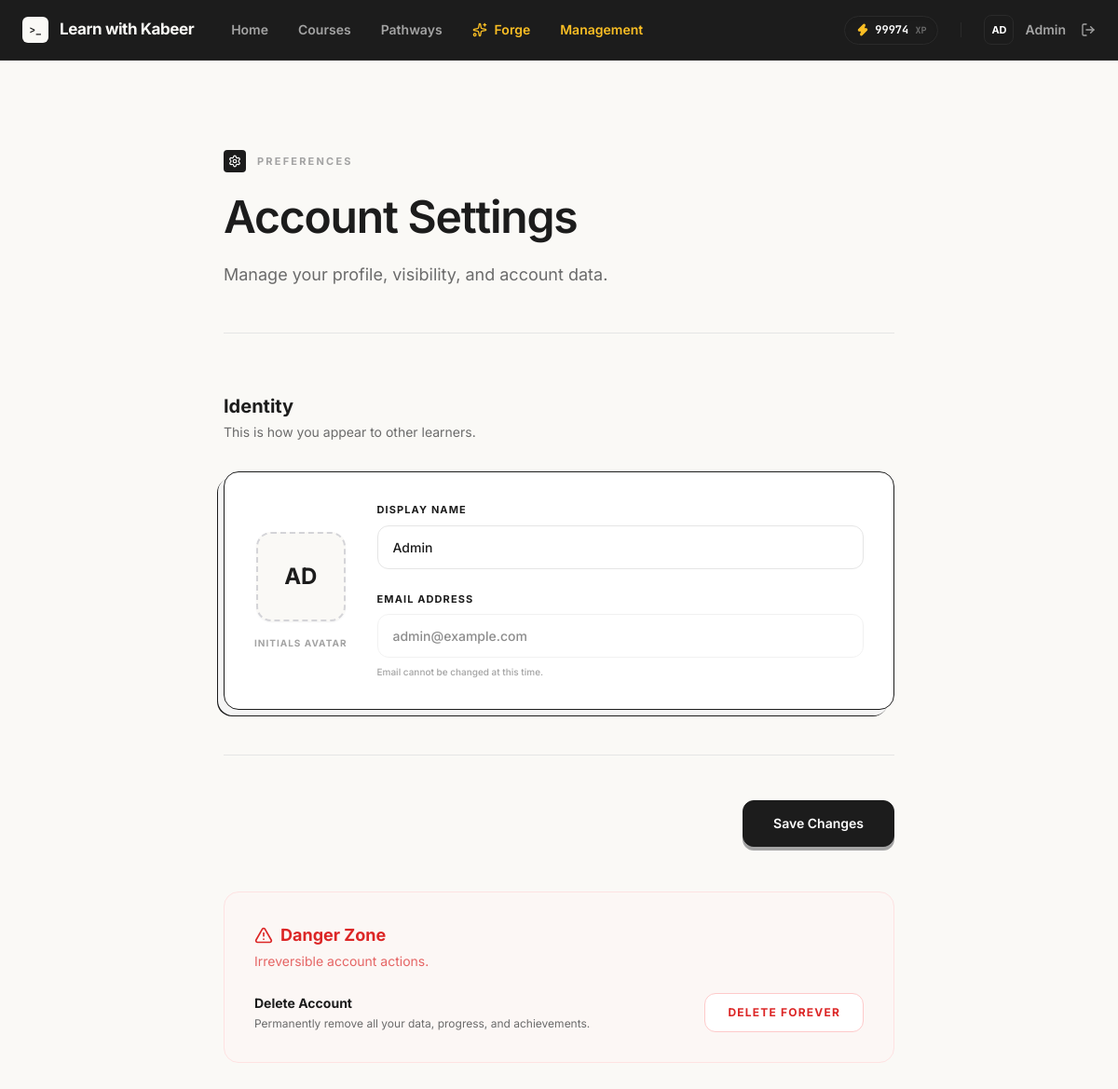
Page /settings (signed in) on the committed database.
### tables this page shows
CREATE TABLE users (
            id INTEGER PRIMARY KEY AUTOINCREMENT,
            name TEXT NOT NULL,
            email TEXT NOT NULL UNIQUE,
            password_hash TEXT NOT NULL,
            is_admin INTEGER NOT NULL DEFAULT 0,
            created_at TEXT NOT NULL DEFAULT CURRENT_TIMESTAMP,
            total_xp INTEGER NOT NULL DEFAULT 0
        , is_pro INTEGER NOT NULL DEFAULT 0);

### app.py (the view, shortened to what this page needs)
@app.route("/settings", methods=("GET", "POST"))
@login_required
def settings():
    user_stats = database.get_user_stats(g.user["id"])
    return render_template("auth/settings.html", user_stats=user_stats)

### app.py (called while the page is built)
def login_required(view):
    @wraps(view)
    def wrapped_view(**kwargs):
        if g.user is None:
            flash("Sign in to save your progress.", "info")
            return redirect(url_for("login", next=request.path))
        return view(**kwargs)
    return wrapped_view

@app.before_request
def load_logged_in_user():
    user_id = session.get("user_id")
    g.user = database.get_user_by_id(user_id) if user_id else None

@app.context_processor
def inject_template_helpers():
    return {
        "current_user": g.get("user"),
        "lesson_url": lesson_url,
    }

### database.py (called while the page is built)
def get_db():
    if "db" not in g:
        g.db = sqlite3.connect(current_app.config["DATABASE"])
        g.db.row_factory = sqlite3.Row
        g.db.execute("PRAGMA foreign_keys = ON")
    return g.db

def get_user_by_id(user_id):
    return get_db().execute("SELECT * FROM users WHERE id = ?", (user_id,)).fetchone()

def get_user_stats(user_id):
    user = get_user_by_id(user_id)
    if not user:
        return None
    return {
        "total_xp": user["total_xp"]
    }

### templates/auth/settings.html (shortened to what this page needs)
{% extends "base.html" %}
{% block content %}
<link rel="stylesheet" href="{{ url_for('static', filename='css/settings.css') }}">
<main class="flex-1 overflow-y-auto bg-[#FAF9F6] font-sans selection:bg-[#1C1C1C] selection:text-white pb-32">
    <div class="mx-auto max-w-3xl px-6 py-12 lg:py-24">
        <header class="mb-16 border-b border-[#E5E5E5] pb-12">
            <div class="flex items-center gap-3 mb-6">
                <span class="flex h-6 w-6 items-center justify-center rounded bg-[#1C1C1C] text-[10px] font-bold text-white tracking-tighter">
                    <i data-lucide="settings" class="w-3.5 h-3.5"></i>
                </span>
                <span class="text-[11px] font-bold uppercase tracking-[0.2em] text-[#A3A3A3]">Preferences</span>
            </div>
            <h1 class="text-4xl font-semibold tracking-tight text-[#1C1C1C] sm:text-5xl">
                Account Settings
            </h1>
            <p class="mt-6 text-lg text-[#6B6B6B]">
                Manage your profile, visibility, and account data.
            </p>
        </header>
        <form action="{{ url_for('settings') }}" method="POST" class="space-y-12">
            <section class="settings-section">
                <div class="mb-8">
                    <h2 class="text-xl font-bold text-[#1C1C1C]">Identity</h2>
                    <p class="text-sm text-[#6B6B6B] mt-1">This is how you appear to other learners.</p>
                </div>
                <div class="rounded-2xl border border-[#1C1C1C] bg-white p-8 shadow-[-6px_6px_0_0_#F5F5F5,-7px_7px_0_0_#1C1C1C]">
                    <div class="flex flex-col gap-8 md:flex-row md:items-center">
                        <div class="flex flex-col items-center gap-4">
                            <div class="avatar-preview shadow-sm">
                                {{ current_user.name[:2].upper() }}
                            </div>
                            <span class="text-[10px] font-bold uppercase tracking-widest text-[#A3A3A3]">Initials Avatar</span>
                        </div>
                        <div class="flex-1 space-y-6">
                            <div>
                                <label for="name" class="block text-[11px] font-bold uppercase tracking-widest text-[#1C1C1C] mb-2">Display Name</label>
                                <input type="text" name="name" id="name" value="{{ current_user.name }}" class="settings-input" required>
                            </div>
                            <div>
                                <label class="block text-[11px] font-bold uppercase tracking-widest text-[#1C1C1C] mb-2">Email Address</label>
                                <input type="email" value="{{ current_user.email }}" class="settings-input opacity-50 cursor-not-allowed" disabled>
                                <p class="mt-2 text-[10px] font-medium text-[#A3A3A3]">Email cannot be changed at this time.</p>
                            </div>
                        </div>
                    </div>
                </div>
            </section>
            <div class="flex justify-end border-t border-[#E5E5E5] pt-12">
                <button type="submit" class="flex items-center justify-center rounded-xl border border-[#1C1C1C] bg-[#1C1C1C] px-8 py-3.5 text-sm font-semibold text-white shadow-[0_4px_0_0_#A3A3A3] transition-all hover:translate-y-[2px] hover:shadow-[0_2px_0_0_#A3A3A3] active:translate-y-[4px] active:shadow-none focus:outline-none">
                    Save Changes
                </button>
            </div>
        </form>
        <section class="danger-zone settings-section mt-24">
            <div class="mb-6">
                <h2 class="text-lg font-bold text-red-600 flex items-center gap-2">
                    <i data-lucide="alert-triangle" class="w-5 h-5"></i>
                    Danger Zone
                </h2>
                <p class="text-sm text-red-600/70 mt-1">Irreversible account actions.</p>
            </div>
            <div class="flex flex-col gap-6 md:flex-row md:items-center md:justify-between">
                <div>
                    <h3 class="text-sm font-bold text-[#1C1C1C]">Delete Account</h3>
                    <p class="text-xs text-[#6B6B6B] mt-1">Permanently remove all your data, progress, and achievements.</p>
                </div>
                <form id="delete-account-form" action="{{ url_for('delete_account') }}" method="POST">
                    <button type="button" onclick="confirmDeletion()" class="rounded-xl border border-red-200 bg-white px-6 py-3 text-xs font-bold uppercase tracking-widest text-red-600 transition-all hover:bg-red-50 hover:border-red-300 active:scale-95">
                        Delete Forever
                    </button>
                </form>
            </div>
        </section>
    </div>
</main>
{% endblock %}

### templates/base.html (shortened to what this page needs)
<!DOCTYPE html>
<html lang="en">
<head>
    <script src="https://cdn.tailwindcss.com?plugins=typography"></script>
</head>
<body class="h-screen overflow-hidden bg-gray-50 text-gray-900 font-sans antialiased flex flex-col">
    <nav class="sticky top-0 z-50 flex-none border-b border-[#2A2A2A] bg-[#1C1C1C] px-6 transition-all duration-300">
        <div class="mx-auto flex h-16 max-w-6xl items-center justify-between">
            <div class="flex items-center gap-10">
                <a href="/" class="flex items-center gap-3 group" aria-label="Learn with Kabeer home">
                    <div class="flex h-7 w-7 items-center justify-center rounded-[6px] bg-[#FAF9F6] font-mono text-[11px] font-bold text-[#1C1C1C] transition-transform duration-200 group-hover:scale-105">
                        &gt;_
                    </div>
                    <span class="font-sans text-[17px] font-bold tracking-tight text-[#FAF9F6]">Learn with Kabeer</span>
                </a>
                <div class="hidden items-center gap-8 text-sm font-semibold text-[#A3A3A3] md:flex">
                    {% if current_user %}
                        <a href="{{ url_for('home') }}" class="transition-colors hover:text-[#FAF9F6] {% if request.endpoint == 'home' %}text-[#FAF9F6]{% endif %}">Home</a>
                        <a href="{{ url_for('courses') }}" class="transition-colors hover:text-[#FAF9F6] {% if request.endpoint == 'courses' %}text-[#FAF9F6]{% endif %}">Courses</a>
                        <a href="{{ url_for('career_paths') }}" class="transition-colors hover:text-[#FAF9F6] {% if request.endpoint == 'career_paths' %}text-[#FAF9F6]{% endif %}">Pathways</a>
                        <a href="{{ url_for('cod_interface') }}" class="flex items-center gap-2 text-amber-400 transition-colors hover:text-amber-300 {% if request.endpoint == 'cod_interface' %}text-amber-300{% endif %}">
                            <i data-lucide="sparkles" class="h-4 w-4"></i>
                            <span>Forge</span>
                        </a>
                        {% if current_user['is_admin'] %}
                            <a href="{{ url_for('admin_dashboard') }}" class="text-amber-400 transition-colors hover:text-amber-300 ">Management</a>
                        {% endif %}
                    {% endif %}
                </div>
            </div>
            <div class="flex items-center gap-6">
                <div class="flex items-center gap-6 text-sm font-semibold text-[#A3A3A3]">
                    {% if current_user %}
                        <div class="hidden items-center gap-4 md:flex">
                            <div class="xp-pill flex items-center gap-1.5 rounded-full border border-[#2A2A2A] bg-[#1C1C1C] px-3 py-1.5 shadow-inner transition-all duration-300">
                                <i data-lucide="zap" class="h-3.5 w-3.5 fill-amber-400 text-amber-400"></i>
                                <span class="font-mono text-xs font-bold text-white"><span class="xp-value">{{ current_user['total_xp'] }}</span> <span class="text-[10px] text-[#6B6B6B]">XP</span></span>
                            </div>
                        </div>
                        <div class="flex items-center gap-4">
                            <a href="{{ url_for('settings') }}" class="group flex items-center gap-3 transition-colors hover:text-white">
                                <div class="flex h-8 w-8 items-center justify-center rounded-lg border border-[#2A2A2A] bg-[#1C1C1C] text-[11px] font-bold text-white transition-all group-hover:border-white/20">
                                    {{ current_user['name'][:2].upper() }}
                                </div>
                                <span class="text-sm font-semibold">{{ current_user["name"].split(' ')[0] }}</span>
                            </a>
                            <form action="{{ url_for('logout') }}" method="post" class="inline">
                                <button type="submit" class="flex items-center gap-2 transition-colors hover:text-[#FAF9F6]" title="Sign Out">
                                    <i data-lucide="log-out" class="h-4 w-4"></i>
                                </button>
                            </form>
                        </div>
                    {% endif %}
                </div>
            </div>
        </div>
    </nav>
    {% block content %}{% endblock %}
</body>
</html>

### static/css/settings.css (style rules this page uses)
.settings-input { display: block; width: 100%; border-radius: 0.75rem; border: 1px solid #E5E5E5; background-color: white; padding: 0.75rem 1rem; font-size: 0.875rem; font-weight: 500; color: #1C1C1C; transition: all 0.2s ease; }
.avatar-preview { display: flex; height: 6rem; width: 6rem; align-items: center; justify-content: center; border-radius: 1rem; border: 2px dashed #D4D4D8; background-color: #FAF9F6; font-size: 1.5rem; font-weight: 700; color: #1C1C1C; transition: all 0.2s ease; }
.danger-zone { margin-top: 3rem; border-radius: 1rem; border: 1px solid #FEE2E2; background-color: rgba(254, 242, 242, 0.3); padding: 2rem; }

### templates/base.html (style rules this page uses)
html { scroll-behavior: smooth; font-feature-settings: "ss03", "cv11"; }

### rows in the picture
users: total_xp "99974", name "AD", name "Admin", email "admin@example.com"
